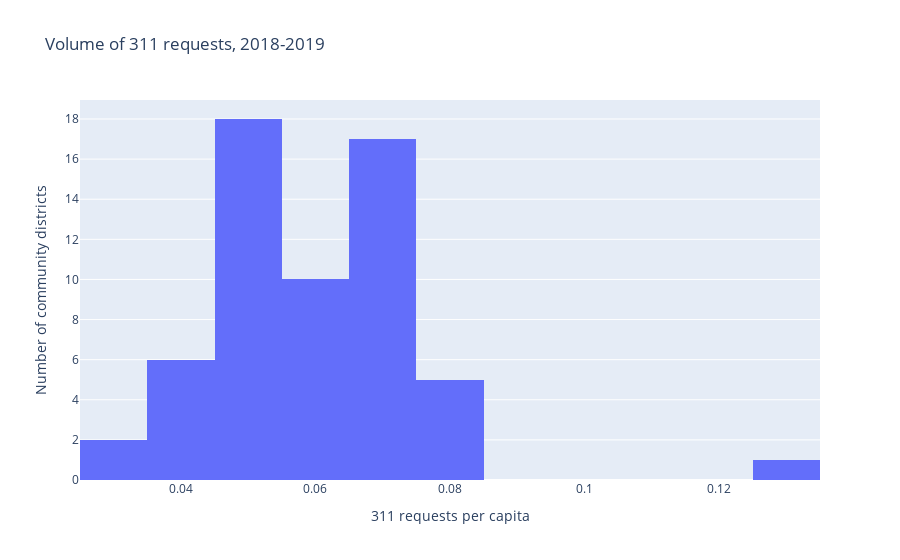

Notebook code cell kept with this figure:
### Markdown cell above
Let's [improve the formatting](https://plotly.com/python/figure-labels/) (based on [the `.histogram()` documentation](https://plotly.com/python-api-reference/generated/plotly.express.histogram.html)):

### Code cell
fig = px.histogram(
    districts,
    x="requests_per_capita",
    title="Volume of 311 requests, 2018-2019",
    labels={"requests_per_capita": "311 requests per capita"},
)

# y-axis needs to be done separately, since it's derived
fig.update_layout(yaxis_title_text="Number of community districts")
fig.show()

### Figure 1 — Plotly figure (JSON) as saved in the notebook; plotly's stock layout.template omitted (floating-point values rounded to 4 significant figures)
{"data": [{"bingroup": "x", "hovertemplate": "311 requests per capita=%{x}<br>count=%{y}<extra></extra>", "legendgroup": "", "marker": {"color": "#636efa", "pattern": {"shape": ""}}, "name": "", "orientation": "v", "showlegend": false, "type": "histogram", "x": [0.07426, 0.0738, 0.05413, 0.06854, 0.07592, 0.06508, 0.04532, 0.05939, 0.07258, 0.05447, 0.06575, 0.06336, 0.07065, 0.05021, 0.06698, 0.05016, 0.06178, 0.05115, 0.07094, 0.05454, 0.05732, 0.0767, 0.07425, 0.05321, 0.05329, 0.06808, 0.04292, 0.03894, 0.04697, 0.06272, 0.08095, 0.07777, 0.07692, 0.07041, 0.05348, 0.03963, 0.06164, 0.06552, 0.1277, 0.02992, 0.07236, 0.05695, 0.05042, 0.05426, 0.03374, 0.05655, 0.04937, 0.06901, 0.0475, 0.04741, 0.04596, 0.06597, 0.03613, 0.05898, 0.05372, 0.04068, 0.03682, 0.05941, 0.06642], "xaxis": "x", "yaxis": "y"}], "layout": {"barmode": "relative", "legend": {"tracegroupgap": 0}, "title": {"text": "Volume of 311 requests, 2018-2019"}, "xaxis": {"anchor": "y", "domain": [0, 1], "title": {"text": "311 requests per capita"}}, "yaxis": {"anchor": "x", "domain": [0, 1], "title": {"text": "Number of community districts"}}}}
